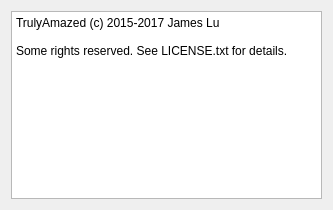
<?xml version="1.0" encoding="UTF-8"?>
<ui version="4.0">
 <class>AboutWindow</class>
 <widget class="QDialog" name="AboutWindow">
  <property name="geometry">
   <rect>
    <x>0</x>
    <y>0</y>
    <width>333</width>
    <height>210</height>
   </rect>
  </property>
  <property name="sizePolicy">
   <sizepolicy hsizetype="Fixed" vsizetype="Fixed">
    <horstretch>0</horstretch>
    <verstretch>0</verstretch>
   </sizepolicy>
  </property>
  <property name="windowTitle">
   <string>About Mazemaker</string>
  </property>
  <property name="modal">
   <bool>true</bool>
  </property>
  <layout class="QHBoxLayout" name="horizontalLayout">
   <item>
    <widget class="QPlainTextEdit" name="plainTextEdit">
     <property name="sizePolicy">
      <sizepolicy hsizetype="Expanding" vsizetype="Expanding">
       <horstretch>0</horstretch>
       <verstretch>0</verstretch>
      </sizepolicy>
     </property>
     <property name="whatsThis">
      <string>It's the about window!</string>
     </property>
     <property name="frameShadow">
      <enum>QFrame::Plain</enum>
     </property>
     <property name="verticalScrollBarPolicy">
      <enum>Qt::ScrollBarAlwaysOff</enum>
     </property>
     <property name="horizontalScrollBarPolicy">
      <enum>Qt::ScrollBarAlwaysOff</enum>
     </property>
     <property name="undoRedoEnabled">
      <bool>false</bool>
     </property>
     <property name="readOnly">
      <bool>true</bool>
     </property>
     <property name="plainText">
      <string>TrulyAmazed (c) 2015-2017 James Lu

Some rights reserved. See LICENSE.txt for details.</string>
     </property>
    </widget>
   </item>
  </layout>
 </widget>
 <resources/>
 <connections/>
</ui>
